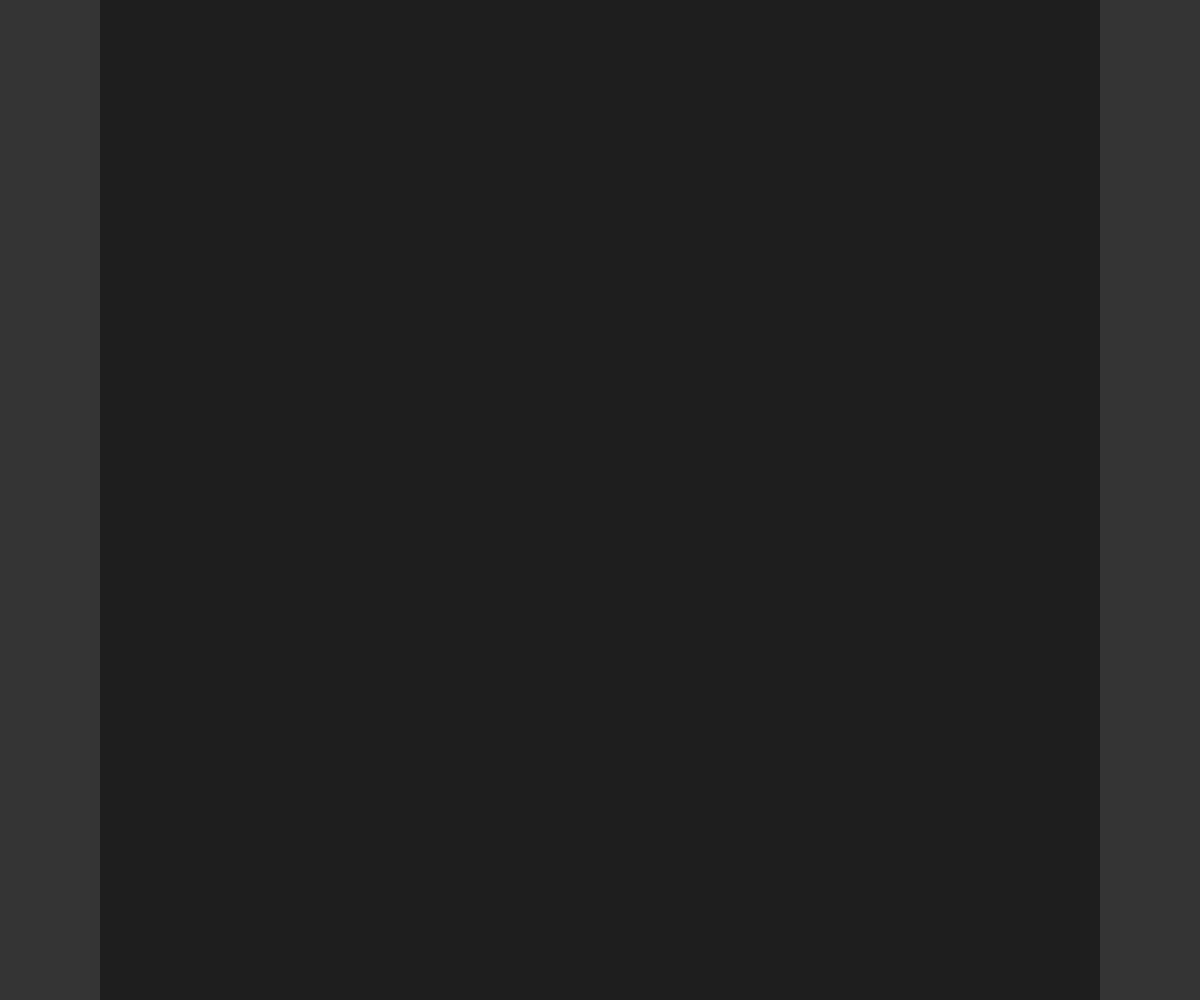
Frame 1 (no input)
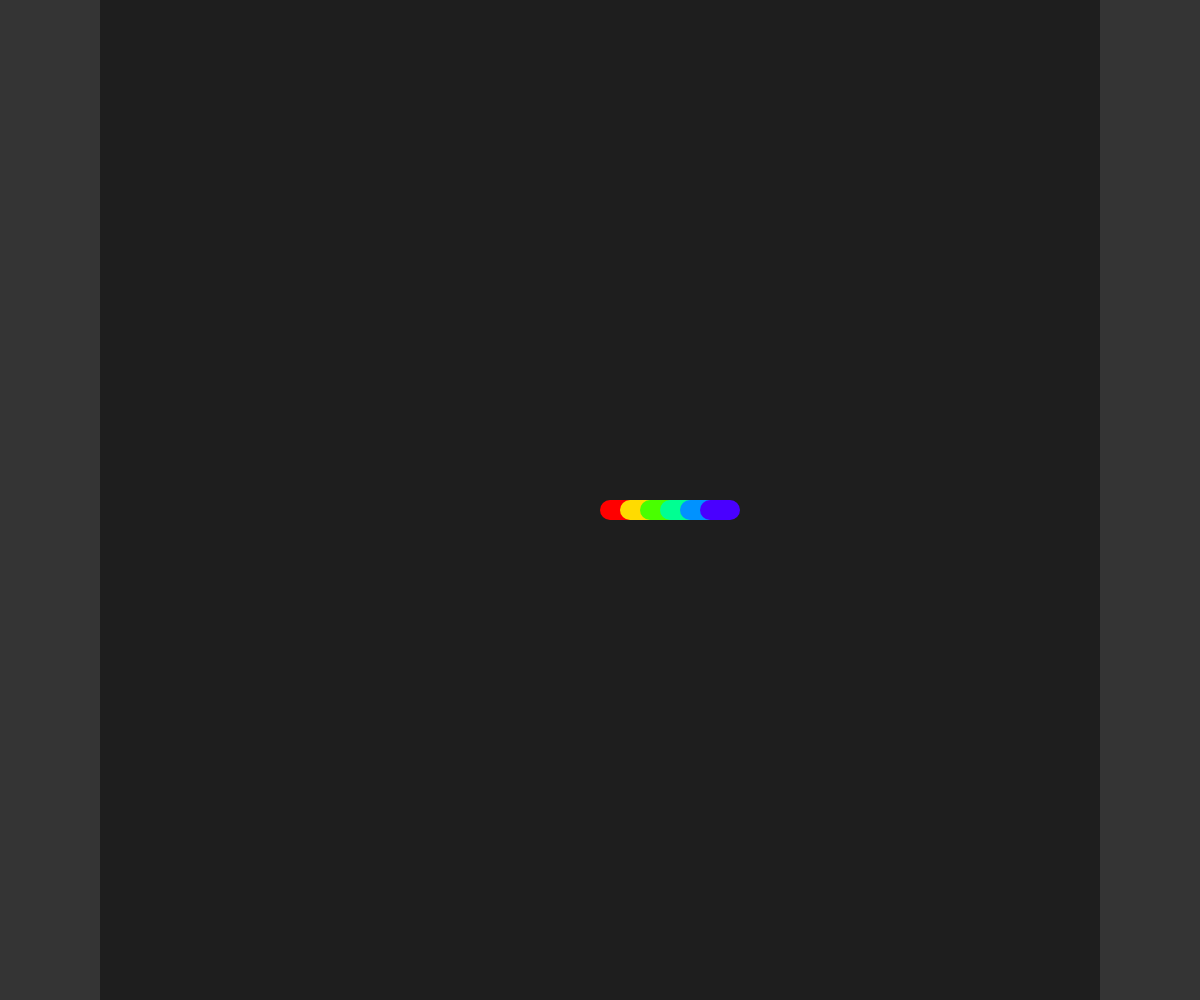
Frame 60 (no input)
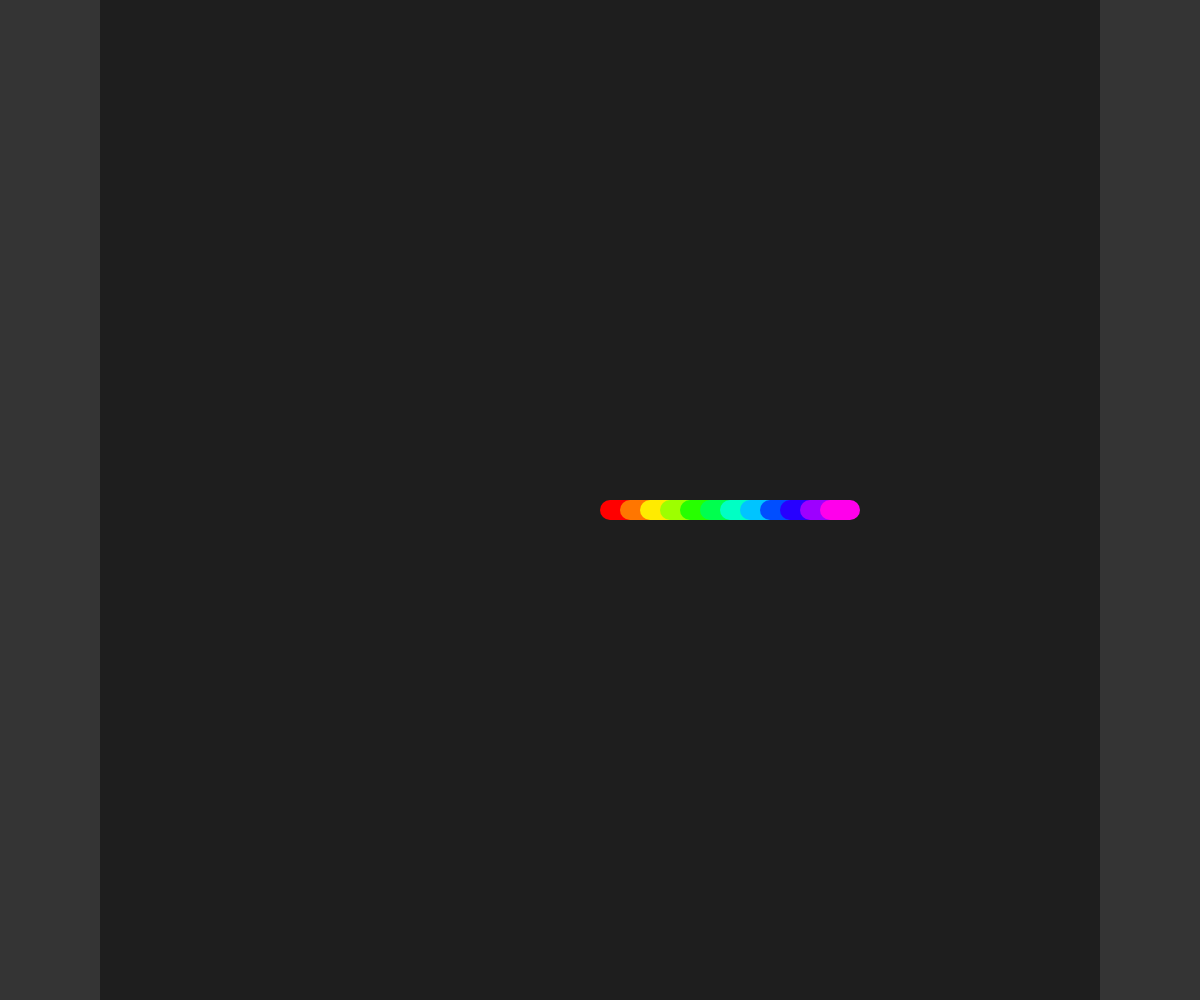
Frame 120 (the mouse pressed at the canvas centre since frame 60)

The p5.js sketch that drew these frames (run headless with seeded random() and noise() and a simulated clock; from frame 60 on, the mouse is pressed at the canvas centre):

// p5.js sketch
// ── sketch.js
var gridSize, size, array, dir, t, timer, snakeLength;

function setup() {
  createCanvas(window.innerWidth, window.innerHeight);
  gridSize = 50;
  size = min(width, height);
  array = [];
  array.push([gridSize / 2, gridSize / 2]);
  dir = 0;
  t = 0;
  timer = 10;
  snakeLength = 100;

}

function draw() {
  translate(width / 2, 0);
  background(52);
  noStroke();
  fill(30);
  rect(-size / 2, 0, size, size);
  strokeWeight(size/gridSize);
  noFill();
  colorMode(HSB,255);
  for (var i = 0; i < array.length-1; i++) {
    stroke(map(i,0,array.length,0,255),255,255);
    var x1 = -size / 2 + array[i][0] * size / gridSize+(size/gridSize)/2;
    var y1 = array[i][1] * size / gridSize+ (size/gridSize)/2;
    var x2 = -size / 2 + array[i+1][0] * size / gridSize+(size/gridSize)/2;
    var y2 = array[i+1][1] * size / gridSize+ (size/gridSize)/2;
    line(x1,y1,x2,y2);
  }
  if (t % timer == 0) {
    var x, y;
    var endIndex = array.length-1;
    if (dir == 0) {
      x = array[endIndex][0] + 1;
      y = array[endIndex][1];
      if(x>=gridSize){
        x = x-1;
      }
    } else if (dir == 1) {
      x = array[endIndex][0];
      y = array[endIndex][1] + 1;
      if(y>=gridSize){
        y = y-1;
      }
    } else if (dir == 2) {
      x = array[endIndex][0] - 1;
      if (x < 0) {
        x = 0;
      }
      y = array[endIndex][1];
    } else if (dir == 3) {
      x = array[endIndex][0];
      y = array[endIndex][1] - 1;
      if (y < 0) {
        y = 0;
      }
    }
    array.push([x, y]);
    if (array.length > snakeLength) {
      array.shift();
    }
    print(array);
  }
  t++;
}

function keyPressed() {
  if (keyCode === UP_ARROW) {
    dir = 3
  } else if (keyCode === DOWN_ARROW) {
    dir = 1;
  }
  if (keyCode === LEFT_ARROW) {
    dir = 2;
  } else if (keyCode === RIGHT_ARROW) {
    dir = 0;
  }
}
